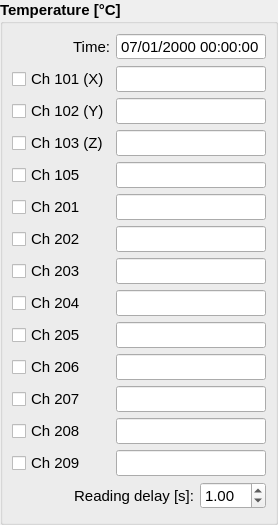
<?xml version="1.0" encoding="UTF-8"?>
<ui version="4.0">
 <class>temperaturechannels_wg</class>
 <widget class="QWidget" name="temperaturechannels_wg">
  <property name="geometry">
   <rect>
    <x>0</x>
    <y>0</y>
    <width>278</width>
    <height>525</height>
   </rect>
  </property>
  <property name="font">
   <font>
    <pointsize>11</pointsize>
   </font>
  </property>
  <property name="windowTitle">
   <string>Temperature Channels</string>
  </property>
  <layout class="QGridLayout" name="gridLayout_2">
   <property name="margin">
    <number>0</number>
   </property>
   <item row="0" column="0">
    <widget class="QGroupBox" name="groupBox">
     <property name="sizePolicy">
      <sizepolicy hsizetype="Maximum" vsizetype="Preferred">
       <horstretch>0</horstretch>
       <verstretch>0</verstretch>
      </sizepolicy>
     </property>
     <property name="font">
      <font>
       <weight>75</weight>
       <bold>true</bold>
      </font>
     </property>
     <property name="title">
      <string>Temperature [°C]</string>
     </property>
     <layout class="QGridLayout" name="gridLayout">
      <item row="2" column="1" colspan="2">
       <widget class="QLineEdit" name="channel102_le">
        <property name="sizePolicy">
         <sizepolicy hsizetype="Minimum" vsizetype="Fixed">
          <horstretch>0</horstretch>
          <verstretch>0</verstretch>
         </sizepolicy>
        </property>
        <property name="maximumSize">
         <size>
          <width>155</width>
          <height>16777215</height>
         </size>
        </property>
        <property name="font">
         <font>
          <weight>50</weight>
          <bold>false</bold>
         </font>
        </property>
        <property name="readOnly">
         <bool>true</bool>
        </property>
       </widget>
      </item>
      <item row="8" column="1" colspan="2">
       <widget class="QLineEdit" name="channel204_le">
        <property name="sizePolicy">
         <sizepolicy hsizetype="Minimum" vsizetype="Fixed">
          <horstretch>0</horstretch>
          <verstretch>0</verstretch>
         </sizepolicy>
        </property>
        <property name="maximumSize">
         <size>
          <width>155</width>
          <height>16777215</height>
         </size>
        </property>
        <property name="font">
         <font>
          <weight>50</weight>
          <bold>false</bold>
         </font>
        </property>
        <property name="readOnly">
         <bool>true</bool>
        </property>
       </widget>
      </item>
      <item row="12" column="0">
       <widget class="QCheckBox" name="channel208_chb">
        <property name="font">
         <font>
          <weight>50</weight>
          <bold>false</bold>
         </font>
        </property>
        <property name="text">
         <string>Ch 208</string>
        </property>
        <property name="checked">
         <bool>false</bool>
        </property>
       </widget>
      </item>
      <item row="8" column="0">
       <widget class="QCheckBox" name="channel204_chb">
        <property name="font">
         <font>
          <weight>50</weight>
          <bold>false</bold>
         </font>
        </property>
        <property name="text">
         <string>Ch 204</string>
        </property>
        <property name="checked">
         <bool>false</bool>
        </property>
       </widget>
      </item>
      <item row="3" column="0">
       <widget class="QCheckBox" name="channel103_chb">
        <property name="font">
         <font>
          <weight>50</weight>
          <bold>false</bold>
         </font>
        </property>
        <property name="text">
         <string>Ch 103 (Z)</string>
        </property>
        <property name="checked">
         <bool>false</bool>
        </property>
       </widget>
      </item>
      <item row="2" column="0">
       <widget class="QCheckBox" name="channel102_chb">
        <property name="font">
         <font>
          <weight>50</weight>
          <bold>false</bold>
         </font>
        </property>
        <property name="text">
         <string>Ch 102 (Y)</string>
        </property>
        <property name="checked">
         <bool>false</bool>
        </property>
       </widget>
      </item>
      <item row="9" column="0">
       <widget class="QCheckBox" name="channel205_chb">
        <property name="font">
         <font>
          <weight>50</weight>
          <bold>false</bold>
         </font>
        </property>
        <property name="text">
         <string>Ch 205</string>
        </property>
        <property name="checked">
         <bool>false</bool>
        </property>
       </widget>
      </item>
      <item row="15" column="0" colspan="2">
       <widget class="QLabel" name="label_2">
        <property name="sizePolicy">
         <sizepolicy hsizetype="Preferred" vsizetype="Preferred">
          <horstretch>0</horstretch>
          <verstretch>0</verstretch>
         </sizepolicy>
        </property>
        <property name="font">
         <font>
          <weight>50</weight>
          <bold>false</bold>
         </font>
        </property>
        <property name="text">
         <string>Reading delay [s]:</string>
        </property>
        <property name="alignment">
         <set>Qt::AlignRight|Qt::AlignTrailing|Qt::AlignVCenter</set>
        </property>
       </widget>
      </item>
      <item row="13" column="1" colspan="2">
       <widget class="QLineEdit" name="channel209_le">
        <property name="sizePolicy">
         <sizepolicy hsizetype="Minimum" vsizetype="Fixed">
          <horstretch>0</horstretch>
          <verstretch>0</verstretch>
         </sizepolicy>
        </property>
        <property name="maximumSize">
         <size>
          <width>155</width>
          <height>16777215</height>
         </size>
        </property>
        <property name="font">
         <font>
          <weight>50</weight>
          <bold>false</bold>
         </font>
        </property>
        <property name="readOnly">
         <bool>true</bool>
        </property>
       </widget>
      </item>
      <item row="3" column="1" colspan="2">
       <widget class="QLineEdit" name="channel103_le">
        <property name="sizePolicy">
         <sizepolicy hsizetype="Minimum" vsizetype="Fixed">
          <horstretch>0</horstretch>
          <verstretch>0</verstretch>
         </sizepolicy>
        </property>
        <property name="maximumSize">
         <size>
          <width>155</width>
          <height>16777215</height>
         </size>
        </property>
        <property name="font">
         <font>
          <weight>50</weight>
          <bold>false</bold>
         </font>
        </property>
        <property name="readOnly">
         <bool>true</bool>
        </property>
       </widget>
      </item>
      <item row="7" column="1" colspan="2">
       <widget class="QLineEdit" name="channel203_le">
        <property name="sizePolicy">
         <sizepolicy hsizetype="Minimum" vsizetype="Fixed">
          <horstretch>0</horstretch>
          <verstretch>0</verstretch>
         </sizepolicy>
        </property>
        <property name="maximumSize">
         <size>
          <width>155</width>
          <height>16777215</height>
         </size>
        </property>
        <property name="font">
         <font>
          <weight>50</weight>
          <bold>false</bold>
         </font>
        </property>
        <property name="readOnly">
         <bool>true</bool>
        </property>
       </widget>
      </item>
      <item row="13" column="0">
       <widget class="QCheckBox" name="channel209_chb">
        <property name="font">
         <font>
          <weight>50</weight>
          <bold>false</bold>
         </font>
        </property>
        <property name="text">
         <string>Ch 209</string>
        </property>
        <property name="checked">
         <bool>false</bool>
        </property>
       </widget>
      </item>
      <item row="7" column="0">
       <widget class="QCheckBox" name="channel203_chb">
        <property name="font">
         <font>
          <weight>50</weight>
          <bold>false</bold>
         </font>
        </property>
        <property name="text">
         <string>Ch 203</string>
        </property>
        <property name="checked">
         <bool>false</bool>
        </property>
       </widget>
      </item>
      <item row="0" column="1" colspan="2">
       <widget class="QDateTimeEdit" name="time_dte">
        <property name="sizePolicy">
         <sizepolicy hsizetype="Maximum" vsizetype="Fixed">
          <horstretch>0</horstretch>
          <verstretch>0</verstretch>
         </sizepolicy>
        </property>
        <property name="font">
         <font>
          <weight>50</weight>
          <bold>false</bold>
         </font>
        </property>
        <property name="readOnly">
         <bool>true</bool>
        </property>
        <property name="buttonSymbols">
         <enum>QAbstractSpinBox::NoButtons</enum>
        </property>
        <property name="date">
         <date>
          <year>2000</year>
          <month>1</month>
          <day>7</day>
         </date>
        </property>
        <property name="maximumTime">
         <time>
          <hour>23</hour>
          <minute>59</minute>
          <second>59</second>
         </time>
        </property>
        <property name="displayFormat">
         <string>dd/MM/yyyy hh:mm:ss</string>
        </property>
       </widget>
      </item>
      <item row="6" column="0">
       <widget class="QCheckBox" name="channel202_chb">
        <property name="font">
         <font>
          <weight>50</weight>
          <bold>false</bold>
         </font>
        </property>
        <property name="text">
         <string>Ch 202</string>
        </property>
        <property name="checked">
         <bool>false</bool>
        </property>
       </widget>
      </item>
      <item row="1" column="1" colspan="2">
       <widget class="QLineEdit" name="channel101_le">
        <property name="sizePolicy">
         <sizepolicy hsizetype="Minimum" vsizetype="Fixed">
          <horstretch>0</horstretch>
          <verstretch>0</verstretch>
         </sizepolicy>
        </property>
        <property name="maximumSize">
         <size>
          <width>155</width>
          <height>16777215</height>
         </size>
        </property>
        <property name="font">
         <font>
          <weight>50</weight>
          <bold>false</bold>
         </font>
        </property>
        <property name="readOnly">
         <bool>true</bool>
        </property>
       </widget>
      </item>
      <item row="5" column="1" colspan="2">
       <widget class="QLineEdit" name="channel201_le">
        <property name="sizePolicy">
         <sizepolicy hsizetype="Minimum" vsizetype="Fixed">
          <horstretch>0</horstretch>
          <verstretch>0</verstretch>
         </sizepolicy>
        </property>
        <property name="maximumSize">
         <size>
          <width>155</width>
          <height>16777215</height>
         </size>
        </property>
        <property name="font">
         <font>
          <weight>50</weight>
          <bold>false</bold>
         </font>
        </property>
        <property name="readOnly">
         <bool>true</bool>
        </property>
       </widget>
      </item>
      <item row="1" column="0">
       <widget class="QCheckBox" name="channel101_chb">
        <property name="font">
         <font>
          <weight>50</weight>
          <bold>false</bold>
         </font>
        </property>
        <property name="text">
         <string>Ch 101 (X)</string>
        </property>
        <property name="checked">
         <bool>false</bool>
        </property>
       </widget>
      </item>
      <item row="11" column="0">
       <widget class="QCheckBox" name="channel207_chb">
        <property name="font">
         <font>
          <weight>50</weight>
          <bold>false</bold>
         </font>
        </property>
        <property name="text">
         <string>Ch 207</string>
        </property>
        <property name="checked">
         <bool>false</bool>
        </property>
       </widget>
      </item>
      <item row="10" column="1" colspan="2">
       <widget class="QLineEdit" name="channel206_le">
        <property name="sizePolicy">
         <sizepolicy hsizetype="Minimum" vsizetype="Fixed">
          <horstretch>0</horstretch>
          <verstretch>0</verstretch>
         </sizepolicy>
        </property>
        <property name="maximumSize">
         <size>
          <width>155</width>
          <height>16777215</height>
         </size>
        </property>
        <property name="font">
         <font>
          <weight>50</weight>
          <bold>false</bold>
         </font>
        </property>
        <property name="readOnly">
         <bool>true</bool>
        </property>
       </widget>
      </item>
      <item row="5" column="0">
       <widget class="QCheckBox" name="channel201_chb">
        <property name="font">
         <font>
          <weight>50</weight>
          <bold>false</bold>
         </font>
        </property>
        <property name="text">
         <string>Ch 201</string>
        </property>
        <property name="checked">
         <bool>false</bool>
        </property>
       </widget>
      </item>
      <item row="10" column="0">
       <widget class="QCheckBox" name="channel206_chb">
        <property name="font">
         <font>
          <weight>50</weight>
          <bold>false</bold>
         </font>
        </property>
        <property name="text">
         <string>Ch 206</string>
        </property>
        <property name="checked">
         <bool>false</bool>
        </property>
       </widget>
      </item>
      <item row="11" column="1" colspan="2">
       <widget class="QLineEdit" name="channel207_le">
        <property name="sizePolicy">
         <sizepolicy hsizetype="Minimum" vsizetype="Fixed">
          <horstretch>0</horstretch>
          <verstretch>0</verstretch>
         </sizepolicy>
        </property>
        <property name="maximumSize">
         <size>
          <width>155</width>
          <height>16777215</height>
         </size>
        </property>
        <property name="font">
         <font>
          <weight>50</weight>
          <bold>false</bold>
         </font>
        </property>
        <property name="readOnly">
         <bool>true</bool>
        </property>
       </widget>
      </item>
      <item row="6" column="1" colspan="2">
       <widget class="QLineEdit" name="channel202_le">
        <property name="sizePolicy">
         <sizepolicy hsizetype="Minimum" vsizetype="Fixed">
          <horstretch>0</horstretch>
          <verstretch>0</verstretch>
         </sizepolicy>
        </property>
        <property name="maximumSize">
         <size>
          <width>155</width>
          <height>16777215</height>
         </size>
        </property>
        <property name="font">
         <font>
          <weight>50</weight>
          <bold>false</bold>
         </font>
        </property>
        <property name="readOnly">
         <bool>true</bool>
        </property>
       </widget>
      </item>
      <item row="12" column="1" colspan="2">
       <widget class="QLineEdit" name="channel208_le">
        <property name="sizePolicy">
         <sizepolicy hsizetype="Minimum" vsizetype="Fixed">
          <horstretch>0</horstretch>
          <verstretch>0</verstretch>
         </sizepolicy>
        </property>
        <property name="maximumSize">
         <size>
          <width>155</width>
          <height>16777215</height>
         </size>
        </property>
        <property name="font">
         <font>
          <weight>50</weight>
          <bold>false</bold>
         </font>
        </property>
        <property name="readOnly">
         <bool>true</bool>
        </property>
       </widget>
      </item>
      <item row="0" column="0">
       <widget class="QLabel" name="label">
        <property name="sizePolicy">
         <sizepolicy hsizetype="Minimum" vsizetype="Preferred">
          <horstretch>0</horstretch>
          <verstretch>0</verstretch>
         </sizepolicy>
        </property>
        <property name="font">
         <font>
          <weight>50</weight>
          <bold>false</bold>
         </font>
        </property>
        <property name="text">
         <string>Time:</string>
        </property>
        <property name="alignment">
         <set>Qt::AlignRight|Qt::AlignTrailing|Qt::AlignVCenter</set>
        </property>
       </widget>
      </item>
      <item row="15" column="2">
       <widget class="QDoubleSpinBox" name="delay_sb">
        <property name="sizePolicy">
         <sizepolicy hsizetype="Maximum" vsizetype="Fixed">
          <horstretch>0</horstretch>
          <verstretch>0</verstretch>
         </sizepolicy>
        </property>
        <property name="font">
         <font>
          <weight>50</weight>
          <bold>false</bold>
         </font>
        </property>
        <property name="suffix">
         <string/>
        </property>
        <property name="value">
         <double>1.000000000000000</double>
        </property>
       </widget>
      </item>
      <item row="9" column="1" colspan="2">
       <widget class="QLineEdit" name="channel205_le">
        <property name="sizePolicy">
         <sizepolicy hsizetype="Minimum" vsizetype="Fixed">
          <horstretch>0</horstretch>
          <verstretch>0</verstretch>
         </sizepolicy>
        </property>
        <property name="maximumSize">
         <size>
          <width>155</width>
          <height>16777215</height>
         </size>
        </property>
        <property name="font">
         <font>
          <weight>50</weight>
          <bold>false</bold>
         </font>
        </property>
        <property name="readOnly">
         <bool>true</bool>
        </property>
       </widget>
      </item>
      <item row="4" column="0">
       <widget class="QCheckBox" name="channel105_chb">
        <property name="enabled">
         <bool>true</bool>
        </property>
        <property name="font">
         <font>
          <weight>50</weight>
          <bold>false</bold>
         </font>
        </property>
        <property name="text">
         <string>Ch 105</string>
        </property>
        <property name="checked">
         <bool>false</bool>
        </property>
       </widget>
      </item>
      <item row="4" column="1" colspan="2">
       <widget class="QLineEdit" name="channel105_le">
        <property name="enabled">
         <bool>true</bool>
        </property>
        <property name="sizePolicy">
         <sizepolicy hsizetype="Minimum" vsizetype="Fixed">
          <horstretch>0</horstretch>
          <verstretch>0</verstretch>
         </sizepolicy>
        </property>
        <property name="maximumSize">
         <size>
          <width>155</width>
          <height>16777215</height>
         </size>
        </property>
        <property name="font">
         <font>
          <weight>50</weight>
          <bold>false</bold>
         </font>
        </property>
        <property name="readOnly">
         <bool>true</bool>
        </property>
       </widget>
      </item>
     </layout>
    </widget>
   </item>
  </layout>
 </widget>
 <tabstops>
  <tabstop>time_dte</tabstop>
  <tabstop>channel101_chb</tabstop>
  <tabstop>channel101_le</tabstop>
  <tabstop>channel102_chb</tabstop>
  <tabstop>channel102_le</tabstop>
  <tabstop>channel103_chb</tabstop>
  <tabstop>channel103_le</tabstop>
  <tabstop>channel105_chb</tabstop>
  <tabstop>channel105_le</tabstop>
  <tabstop>channel201_chb</tabstop>
  <tabstop>channel201_le</tabstop>
  <tabstop>channel202_chb</tabstop>
  <tabstop>channel202_le</tabstop>
  <tabstop>channel203_chb</tabstop>
  <tabstop>channel203_le</tabstop>
  <tabstop>channel204_chb</tabstop>
  <tabstop>channel204_le</tabstop>
  <tabstop>channel205_chb</tabstop>
  <tabstop>channel205_le</tabstop>
  <tabstop>channel206_chb</tabstop>
  <tabstop>channel206_le</tabstop>
  <tabstop>channel207_chb</tabstop>
  <tabstop>channel207_le</tabstop>
  <tabstop>channel208_chb</tabstop>
  <tabstop>channel208_le</tabstop>
  <tabstop>channel209_chb</tabstop>
  <tabstop>channel209_le</tabstop>
  <tabstop>delay_sb</tabstop>
 </tabstops>
 <resources/>
 <connections/>
</ui>
